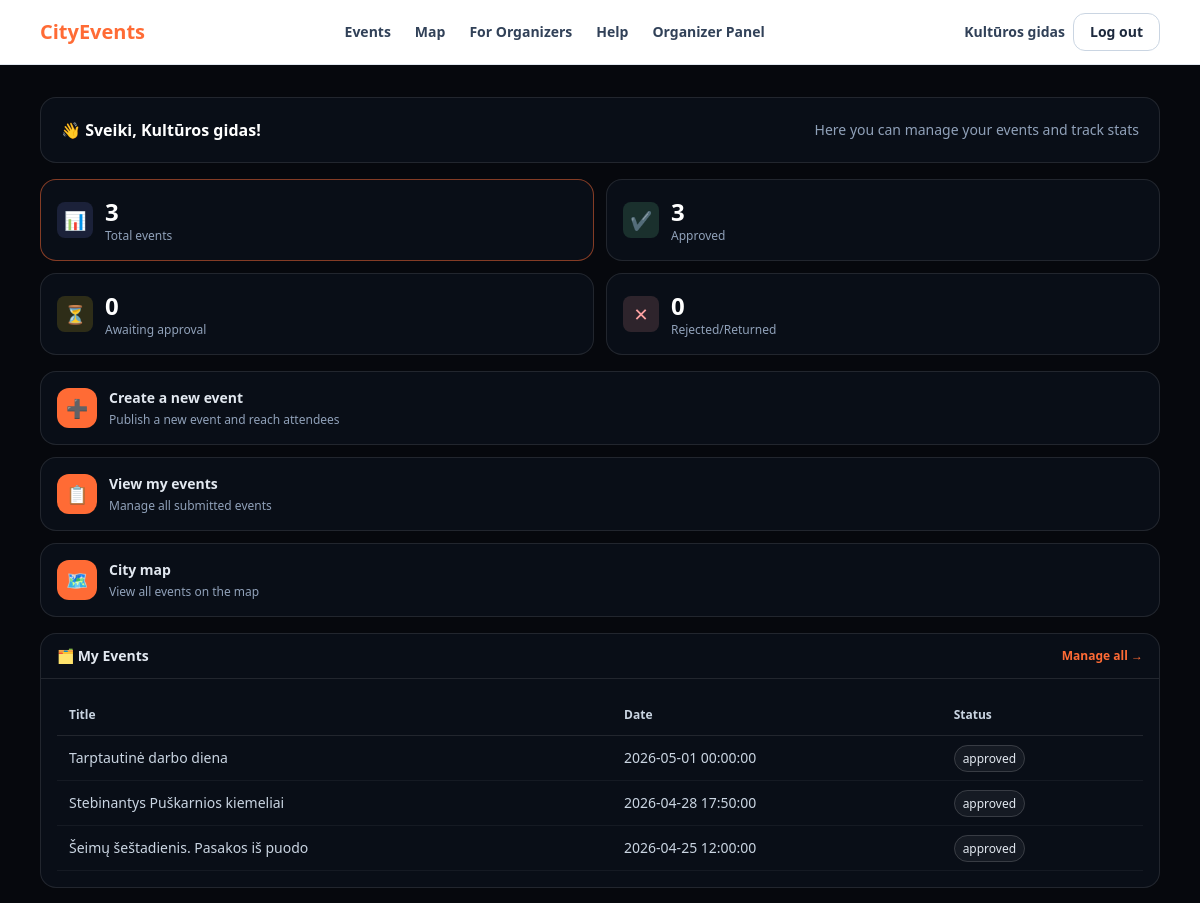
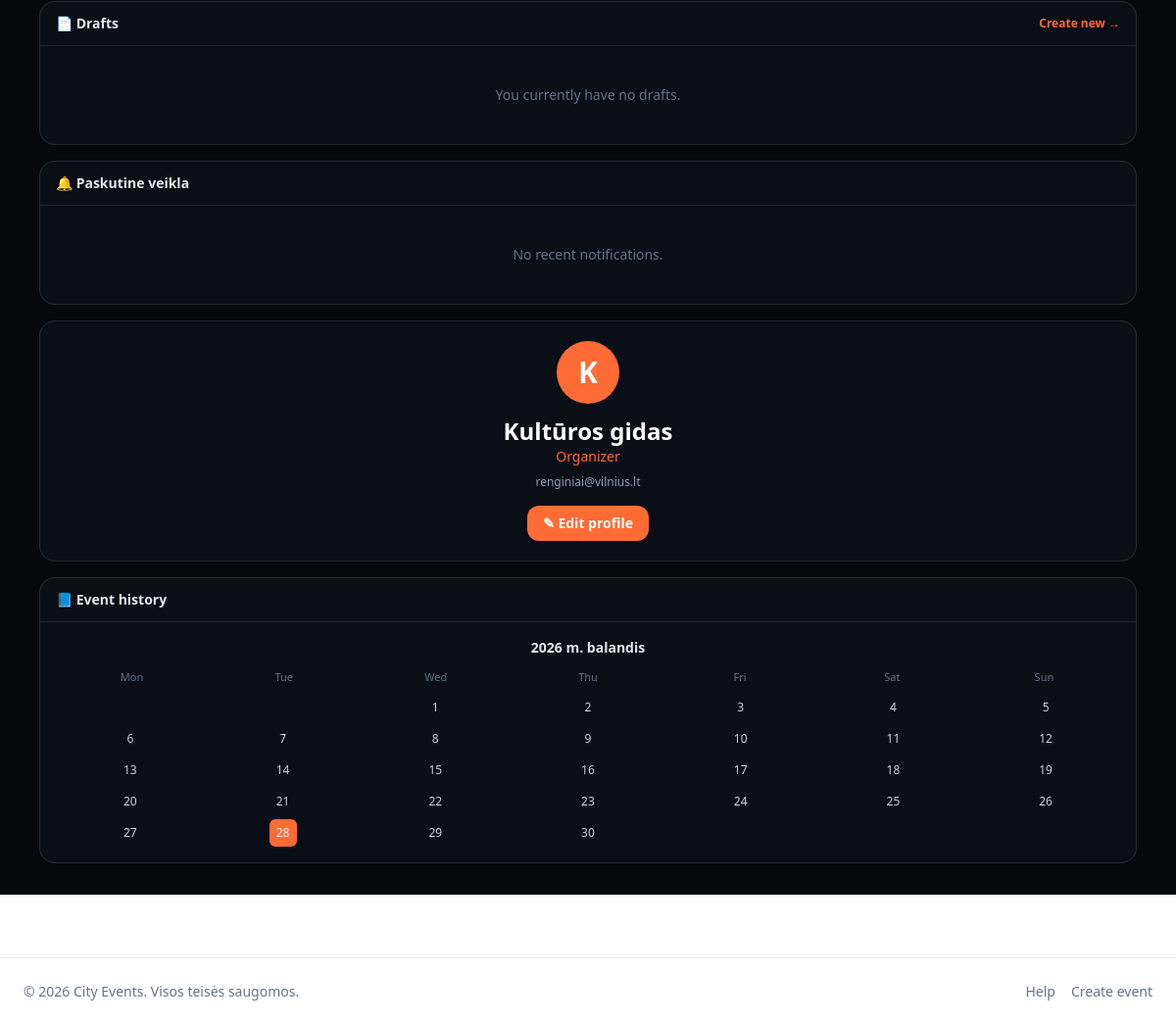
Screenshot of /organizer/panel (signed in) with the database file from the repository (2 pictures, top to bottom).
### tables this page shows
CREATE TABLE events (
    id BIGINT UNSIGNED AUTO_INCREMENT PRIMARY KEY,
    organizer_id BIGINT UNSIGNED NOT NULL,
    title VARCHAR(200) NOT NULL,
    description TEXT NOT NULL,
    category VARCHAR(255) NOT NULL,
    location VARCHAR(255) NOT NULL,
    lat DECIMAL(10,6) NULL,
    lng DECIMAL(10,6) NULL,
    event_date DATETIME NOT NULL,
    price DECIMAL(10,2) NOT NULL DEFAULT 0.00,
    status ENUM('pending', 'approved', 'rejected', 'update_pending') NOT NULL DEFAULT 'pending',
    rejection_reason TEXT NULL,
    cover_image TEXT NULL,
    created_at DATETIME NOT NULL DEFAULT CURRENT_TIMESTAMP,
    updated_at DATETIME NOT NULL DEFAULT CURRENT_TIMESTAMP ON UPDATE CURRENT_TIMESTAMP,
    CONSTRAINT fk_events_organizer FOREIGN KEY (organizer_id) REFERENCES users(id) ON DELETE CASCADE
);

### src/Views/pages/panels/organizer/index.php (the view, shortened to what the rows shown need)
<?php
$authUser = Auth::user() ?? [];
$name = (string) ($authUser["name"] ?? "Organizer");
$email = (string) ($authUser["email"] ?? "");
$stats = $stats ?? ["total" => 0, "approved" => 0, "pending" => 0, "rejected" => 0];
$myEvents = $myEvents ?? [];
$calendar = $calendar ?? [];
$monthLabel = $monthLabel ?? "";
$e = static fn($v) => htmlspecialchars((string) $v, ENT_QUOTES, "UTF-8");
$avatar = strtoupper(substr($name, 0, 1));
?>
<section class="org-panel-page">
  <div class="container-ce org-panel-wrap">
    <section class="org-greeting-card">
      <h1 class="org-greeting-title">&#128075; Sveiki, <?= $e($name) ?>!</h1>
      <p class="org-greeting-lead">Here you can manage your events and track stats</p>
    </section>
    <section class="org-stats-grid">
      <article class="org-stat-card org-stat-card-accent">
        <div class="org-stat-icon org-icon-indigo">&#128202;</div>
        <div>
          <p class="org-stat-value"><?= $e($stats["total"] ?? 0) ?></p>
          <p class="org-stat-label">Total events</p>
        </div>
      </article>
      <article class="org-stat-card">
        <div class="org-stat-icon org-icon-green">&#10004;</div>
        <div>
          <p class="org-stat-value"><?= $e($stats["approved"] ?? 0) ?></p>
          <p class="org-stat-label">Approved</p>
        </div>
      </article>
      <article class="org-stat-card">
        <div class="org-stat-icon org-icon-amber">&#9203;</div>
        <div>
          <p class="org-stat-value"><?= $e($stats["pending"] ?? 0) ?></p>
          <p class="org-stat-label">Awaiting approval</p>
        </div>
      </article>
      <article class="org-stat-card">
        <div class="org-stat-icon org-icon-red">&#10005;</div>
        <div>
          <p class="org-stat-value"><?= $e($stats["rejected"] ?? 0) ?></p>
          <p class="org-stat-label">Rejected/Returned</p>
        </div>
      </article>
    </section>
    <section class="org-quick-grid">
      <a class="org-quick-card" href="<?= $base ?>/organizer/events/create">
        <div class="org-quick-icon">&#10133;</div>
        <div>
          <h3 class="org-quick-title">Create a new event</h3>
          <p class="org-quick-text">Publish a new event and reach attendees</p>
        </div>
      </a>
      <a class="org-quick-card" href="<?= $base ?>/organizer/events">
        <div class="org-quick-icon">&#128203;</div>
        <div>
          <h3 class="org-quick-title">View my events</h3>
          <p class="org-quick-text">Manage all submitted events</p>
        </div>
      </a>
      <a class="org-quick-card" href="<?= $base ?>/map">
        <div class="org-quick-icon">&#128506;</div>
        <div>
          <h3 class="org-quick-title">City map</h3>
          <p class="org-quick-text">View all events on the map</p>
        </div>
      </a>
    </section>
    <section class="org-main-grid">
      <div class="org-main-left">
        <article class="org-card">
          <div class="org-card-head">
            <h3>&#128450; My Events</h3>
            <a href="<?= $base ?>/organizer/events" class="org-link-muted">Manage all &rarr;</a>
          </div>
          <?php if (empty($myEvents)): ?>
            <div class="org-empty">You do not have any events yet.</div>
          <?php else: ?>
            <div class="org-table-wrap">
              <table class="org-table">
                <thead>
                  <tr>
                    <th>Title</th>
                    <th>Date</th>
                    <th>Status</th>
                  </tr>
                </thead>
                <tbody>
                  <?php foreach ($myEvents as $event): ?>
                    <tr>
                      <td><?= $e($event["title"] ?? "") ?></td>
                      <td><?= $e((string) ($event["event_date"] ?? "")) ?></td>
                      <td><span class="org-badge"><?= $e($event["status"] ?? "") ?></span></td>
                    </tr>
                  <?php endforeach; ?>
                </tbody>
              </table>
            </div>
          <?php endif; ?>
        </article>
        <article class="org-card">
          <div class="org-card-head">
            <h3>&#128196; Drafts</h3>
            <a href="<?= $base ?>/organizer/events/create" class="org-link-muted">Create new &rarr;</a>
          </div>
          <div class="org-empty">You currently have no drafts.</div>
        </article>
        <article class="org-card">
          <div class="org-card-head">
            <h3>&#128276; Paskutine veikla</h3>
          </div>
          <div class="org-empty">No recent notifications.</div>
        </article>
      </div>
      <aside class="org-main-right">
        <article class="org-card org-profile-card">
          <div class="org-avatar"><?= $e($avatar) ?></div>
          <h3 class="org-profile-name"><?= $e($name) ?></h3>
          <p class="org-profile-role">Organizer</p>
          <p class="org-profile-email"><?= $e($email) ?></p>
          <a class="btn btn-primary org-profile-btn" href="<?= $base ?>/organizer/profile">&#9998; Edit profile</a>
        </article>
        <article class="org-card">
          <div class="org-card-head">
            <h3>&#128216; Event history</h3>
          </div>
          <div class="org-calendar-head"><?= $e($monthLabel) ?></div>
          <div class="org-calendar-days">
            <span>Mon</span><span>Tue</span><span>Wed</span><span>Thu</span><span>Fri</span><span>Sat</span><span>Sun</span>
          </div>
          <div class="org-calendar-grid">
            <?php foreach ($calendar as $week): ?>
              <?php foreach ($week as $day): ?>
                <span class="org-cal-cell <?= $day === (int) date("j") ? "org-cal-today" : "" ?>">
                  <?= $day !== null ? $e($day) : "" ?>
                </span>
              <?php endforeach; ?>
            <?php endforeach; ?>
          </div>
        </article>
      </aside>
    </section>
  </div>
</section>

### src/Core/Router.php (shortened to what the rows shown need)
<?php
final class Router
{
    private array $routes = [];
    public function setBasePath(string $basePath): void
    {
        $basePath = str_replace("\\", "/", $basePath);
        $basePath = rtrim($basePath, "/");
        $this->basePath = $basePath === "/" ? "" : $basePath;
    }
    public function add(
        string $method,
        string $path,
        mixed $handler,
        array $middlewares = [],
    ): void
    {
        $path = $this->normalizeRoutePath($path);
        [$regex, $params] = $this->compile($path);
        $this->routes[] = [
            "method" => strtoupper($method),
            "path" => $path,
            "regex" => $regex,
            "params" => $params,
            "handler" => $handler,
            "middlewares" => $middlewares,
        ];
    }
    public function dispatch(?string $method = null, ?string $uri = null): void
    {
        $method = strtoupper($method ?? ($_SERVER["REQUEST_METHOD"] ?? "GET"));
        $uri = $uri ?? ($_SERVER["REQUEST_URI"] ?? "/");
        $path = $this->normalizeRequestPath($uri);
        foreach ($this->routes as $r) {
            if ($r["method"] !== $method) {
                continue;
            }
            if (preg_match($r["regex"], $path, $m)) {
                $assoc = [];
                $positional = [];
                $this->invoke($r["handler"], $positional, $assoc);
                return;
            }
        }
    }
    private function normalizeRoutePath(string $path): string
    {
        $path = "/" . ltrim($path, "/");
        return $path === "/" ? "/" : rtrim($path, "/");
    }
    private function normalizeRequestPath(string $uri): string
    {
        $path = parse_url($uri, PHP_URL_PATH) ?? "/";
        $path = "/" . ltrim($path, "/");
        if ($path !== "/") {
            $path = rtrim($path, "/");
        }
        return $path;
    }
    private function compile(string $path): array
    {
        $params = [];
        $regex = preg_replace_callback(
            "/\{([a-zA-Z_][a-zA-Z0-9_]*)(:([^}]+))?\}/",
            function (array $m) use (&$params): string {
                $name = $m[1];
                $params[] = $name;
                $pattern = $m[3] ?? "[^/]+";
                return "(?P<" . $name . ">" . $pattern . ")";
            },
            $path,
        );
        return ["#^" . $regex . '$#', $params];
    }
    private function invoke(
        mixed $handler,
        array $positionalArgs,
        array $assocArgs,
    ): void {
        if (is_string($handler) && str_contains($handler, "@")) {
            [$controller, $method] = explode("@", $handler, 2);
            $obj = new $class();
            $this->callSmart([$obj, $method], $positionalArgs, $assocArgs);
            return;
        }
        throw new \RuntimeException("Invalid route handler");
    }
    private function callSmart(
        callable $cb,
        array $positionalArgs,
        array $assocArgs,
    ): void {
        try {
            $ref = is_array($cb)
                ? new \ReflectionMethod($cb[0], (string) $cb[1])
                : new \ReflectionFunction(\Closure::fromCallable($cb));
            $n = $ref->getNumberOfParameters();
            if ($n === 0) {
                call_user_func($cb);
                return;
            }
        } catch (\ReflectionException) {
            call_user_func_array($cb, $positionalArgs);
        }
    }
}

### rows the page displays
events: title "Tarptautinė darbo diena", event_date "2026-05-01 00:00:00", status "approved"
events: title "Stebinantys Puškarnios kiemeliai", event_date "2026-04-28 17:50:00", status "approved"
events: title "Šeimų šeštadienis. Pasakos iš puodo", event_date "2026-04-25 12:00:00", status "approved"

### other values shown
$e($stats["total"] ?? 0) "3"
$e($stats["approved"] ?? 0) "3"
$e($stats["pending"] ?? 0) "0"
$e($stats["rejected"] ?? 0) "0"
$e($day) "1"
$e($day) "2"
$e($day) "3"
$e($day) "4"
$e($day) "5"
$e($day) "6"
$e($day) "7"
$e($day) "8"
$e($day) "9"
$e($day) "10"
$e($day) "11"
